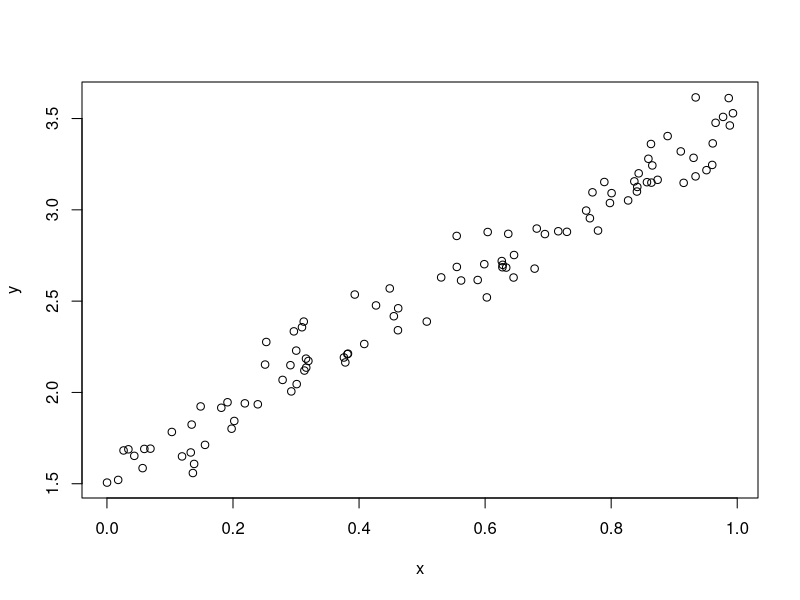

The R source for this figure:
## ---- chunk 1
options(knitr.table.format = 'markdown')
## ---- chunk 2
x <- runif(100)
y <- 2 * x + 1 + rnorm(100, mean = 0.5, sd = 0.1)
plot(x, y)
## ---- chunk 3
knitr::kable(mtcars[1:10, 1:6], digits = 1)
